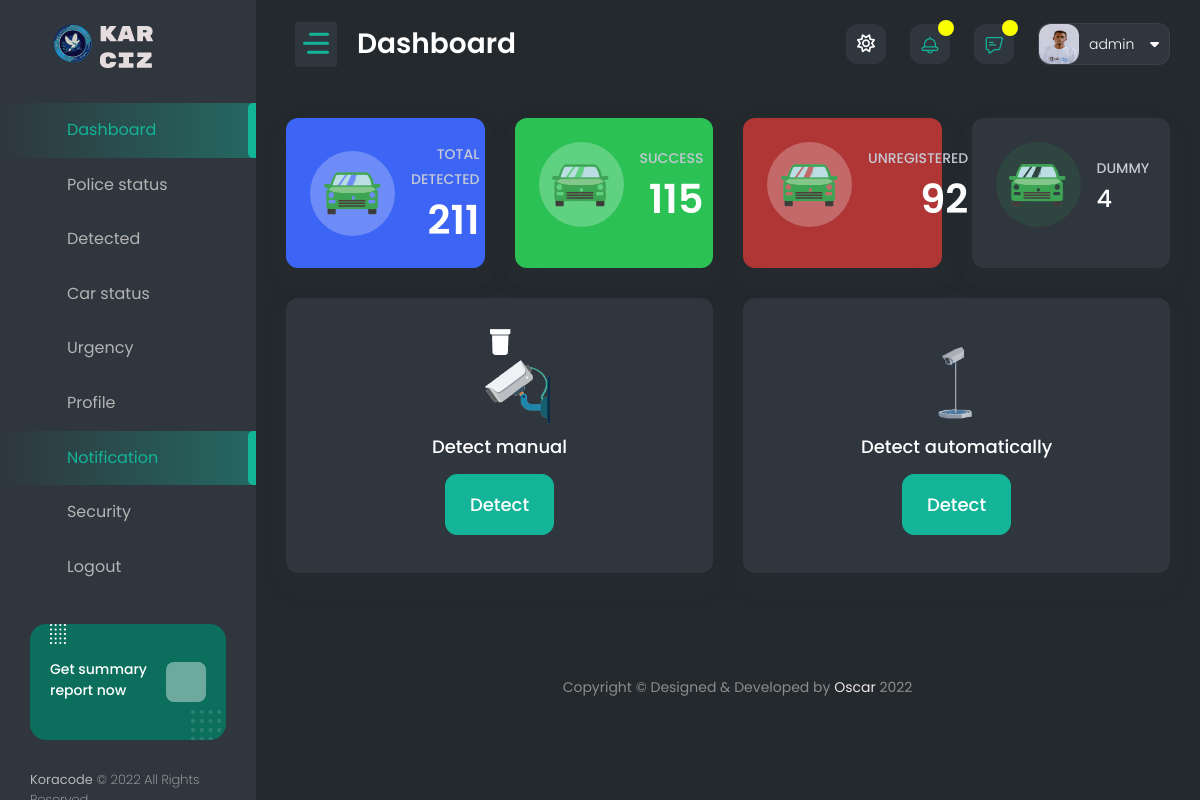
Screenshot of /dashboard/ (signed in) with the database file from the repository.
### authentication/models.py (models this page shows, shortened)
class Profile(models.Model):
    user = models.OneToOneField(User, on_delete=models.CASCADE)
    user_image = models.ImageField(upload_to='images/', default='profile.png', )
    date_of_birth = models.DateField(max_length=250, blank=True, null=True)
    id_number = models.PositiveIntegerField(blank=True, null=True)
    email = models.EmailField(blank=True, null=True)
    rank = models.CharField(max_length=50, blank=True, null=True)
    residence = models.CharField(max_length=50, blank=True, null=True)

class User(AbstractBaseUser):
    name = models.CharField(max_length=255, null=False)
    phone_number = PhoneNumberField(unique=True)
    is_verified = models.BooleanField(default=False)
    is_verified_police = models.BooleanField(default=False)
    is_two_f_enable = models.BooleanField(default=False)
    is_active = models.BooleanField(default=True)
    staff = models.BooleanField(default=False)
    admin = models.BooleanField(default=False)
    USERNAME_FIELD = 'phone_number'
    REQUIRED_FIELDS = ['name']
    objects = UserManager()

### authentication/decorators.py (the view)
    def wrapper_func(request, *args, **kwargs):
        if request.user.is_authenticated and not request.user.is_verified_police:
            return redirect('unverified_police')
        else:
            return view_func(request, *args, **kwargs)

### authentication/context_processors.py (called while the page is built)
def extras(request):
    user = request.user
    if user.is_authenticated:
        police_req = Police_request.objects.filter(police=user).first()
        profile_police = get_object_or_404(Profile, user=user)
        user_small = user.name
        user_small = user_small.split(' ')
        user_small = user_small[0][:2].upper()
        police_req = police_req
    else:
        profile_police = None
        user_small = None
        police_req = None
    return {
        'profile': profile_police,
        'user': user,
        'user_small': user_small,
        'police_req': police_req
    }

def message_review(request):
    try:
        user = request.user
        message_all = Send_message.objects.filter(police_user=user)[:10]
        user_small = user.name
        user_small = user_small.split(' ')
        user_small = user_small[0][:2].upper()
    except:
        message_all = []
    return {
        'message_all': message_all,
        'user_small': user_small
    }

### authentication/views.py (called while the page is built)
@login_required(login_url='login')
@unauthenticated_user
def dashboard(request):
    user = request.user
    all_unregistered = Unregistered_car.objects.filter(police=user).count()
    all_dummy = Dummy.objects.filter(police=user).count()
    all_captured = Captured.objects.filter(police=user).count()
    all_detected = all_captured + all_dummy + all_unregistered
    context = {
        'user': user,
        'captured': all_detected,
        'success': all_captured,
        'dummy': all_dummy,
        'unregistered': all_unregistered,
    }
    return render(request, 'dashboard/home.html', context)

### authentication/templates/dashboard/home.html (shortened to what this page needs)
{% extends 'base.html' %}
{% load static %}
{% block content %}
    <div class="content-body">
			<div class="container-fluid">
				<div class="row">
                    <div class="col-xl-3 col-xxl-3 col-lg-3 col-sm-6">
						<div class="widget-stat card bg-info">
							<div class="card-body p-4">
								<div class="media">
									<span class="me-3">
										<img src="{% static 'dashboard/images/car.png' %}" style="height: 70px; width: 70px;">
									</span>
									<div class="media-body text-white text-end">
										<p class="mb-1">Total Detected</p>
                                        {% if captured %}
										<h3 class="text-white">{{ captured }}</h3>
                                        {% else %}
                                        <h3 class="text-white">0</h3>
                                        {% endif %}
									</div>
								</div>
							</div>
						</div>
                    </div>
					<div class="col-xl-3 col-xxl-3 col-lg-3 col-sm-6">
						<div class="widget-stat card bg-success">
							<div class="card-body p-4">
								<div class="media">
									<span class="me-3">
										<img src="{% static 'dashboard/images/car.png' %}" style="height: 70px; width: 70px;">
									</span>
									<div class="media-body text-white text-end">
										<p class="mb-1">Success</p>
                                        {% if success %}
										<h3 class="text-white">{{ success }}</h3>
                                        {% else %}
                                        <h3 class="text-white">0</h3>
                                        {% endif %}
									</div>
								</div>
							</div>
						</div>
                    </div>
                    <div class="col-xl-3 col-xxl-3 col-lg-3 col-sm-6">
						<div class="widget-stat card bg-danger">
							<div class="card-body  p-4">
								<div class="media">
									<span class="me-3">
										<img src="{% static 'dashboard/images/car.png' %}" style="height: 70px; width: 70px;">
									</span>
									<div class="media-body text-white text-end">
										<p class="mb-1">Unregistered</p>
                                        {% if unregistered %}
										<h3 class="text-white">{{ unregistered }}</h3>
                                        {% else %}
                                        <h3 class="text-white">0</h3>
                                        {% endif %}
									</div>
								</div>
							</div>
						</div>
                    </div>
                    <div class="col-xl-3 col-xxl-3 col-lg-3 col-sm-6">
                        <div class="widget-stat card">
							<div class="card-body p-4">
								<div class="media ai-icon">
									<span class="me-3 bgl-success text-success">
										<img src="{% static 'dashboard/images/car.png' %}" style="height: 70px; width: 70px;">
									</span>
									<div class="media-body">
										<p class="mb-1">Dummy</p>
                                        {% if dummy %}
										<h4 class="mb-0">{{ dummy }}</h4>
                                        {% else %}
                                        <h4 class="mb-0">0</h4>
                                        {% endif %}
									</div>
								</div>
							</div>
						</div>
                    </div>
                    <div class="col-xl-4 col-lg-12 col-xxl-6 col-sm-12">
						<div class="card">
                            <div class="card-body text-center ai-icon  text-primary">
								<img src="{% static 'cam.gif' %}" style="width: 100px; height: 100px;">
								<h4 class="my-2">Detect manual</h4>
								<a href="{% url 'detect_car' %}" class="btn my-2 btn-primary btn-lg px-4"> Detect</a>
							</div>
						</div>
					</div>
                    <div class="col-xl-4 col-lg-12 col-xxl-6 col-sm-12">
						<div class="card">
                            <div class="card-body text-center ai-icon  text-primary">
								<img src="{% static 'cameranew.gif' %}" style="width: 100px; height: 100px;">
								<h4 class="my-2">Detect automatically</h4>
								<a href="{% url 'automatic_detect_car' %}" class="btn my-2 btn-primary btn-lg px-4"> Detect</a>
							</div>
						</div>
					</div>
				</div>
            </div>
        </div>
{% endblock %}

### templates/base.html (shortened to what this page needs)
<!DOCTYPE html>
<html lang="en">
<head>
    {% load static %}
	<link href="{% static 'dashboard/vendor/owl-carousel/owl.carousel.css' %}" rel="stylesheet">
    <link href="{% static 'dashboard/vendor/bootstrap-select/dist/css/bootstrap-select.min.css' %}" rel="stylesheet">
    <link href="{% static 'dashboard/css/style.css' %}" rel="stylesheet">
	<link href="{% static 'dashboard/cdn.lineicons.com/2.0/LineIcons.css' %}" rel="stylesheet">
</head>
<body>
    <div id="main-wrapper">
        <div class="nav-header">
            <a href="" class="brand-logo">
                <img class="logo-abbr" src="{% static 'home/images/policelogo.svg' %}" alt="" style="height: 120px; width: 120px; ">
                <img class="brand-title" src="{% static 'dashboard/images/logo-text-white.png' %}" alt="">
            </a>
            <div class="nav-control">
                <div class="hamburger">
                    <span class="line"></span><span class="line"></span><span class="line"></span>
                </div>
            </div>
        </div>
        <div class="header">
            <div class="header-content">
                <nav class="navbar navbar-expand">
                    <div class="collapse navbar-collapse justify-content-between">
                        <div class="header-left">
                            <div class="dashboard_bar">
                                Dashboard
                            </div>
                        </div>
                        <ul class="navbar-nav header-right">
							<li class="nav-item dropdown notification_dropdown">
                                <a class="nav-link bell dz-theme-mode active" href="javascript:void(0);">
									<i id="icon-light" class="far fa-sun"></i>
                                </a>
							</li>
                            <li class="nav-item dropdown notification_dropdown">
                                <a class="nav-link  ai-icon" href="javascript:;" role="button" data-bs-toggle="dropdown">
									<div class="pulse-css"></div>
                                </a>
                            </li>
                            <li class="nav-item dropdown notification_dropdown">
                                <a class="nav-link bell bell-link" href="javascript:;">
									<div class="pulse-css"></div>
                                </a>
							</li>
                            <li class="nav-item dropdown header-profile">
                                <a class="nav-link" href="" role="button" data-bs-toggle="dropdown">
                                    <img src="{{ profile.user_image.url }}" width="20" alt=""/>
									<div class="header-info">
										<span>{{ user.name }}<i class="fa fa-caret-down ms-3" aria-hidden="true"></i></span>
									</div>
                                </a>
                            </li>
                        </ul>
                    </div>
                </nav>
            </div>
        </div>
        <div class="deznav">
            <div class="deznav-scroll">
				<ul class="metismenu" id="menu">
                    <li><a class="ai-icon" href="{% url 'dashboard' %}" aria-expanded="false">
							<i class="flaticon-layout"></i>
							<span class="nav-text">Dashboard</span>
						</a>
                    </li>
                    <li><a class="ai-icon" href="{% url 'police_profile' %}" aria-expanded="false">
						<i class="flaticon-monitor"></i>
							<span class="nav-text">Police status</span>
						</a>
                    </li>
                    <li><a class="ai-icon" href="{% url 'all_car_detection' %}" aria-expanded="false">
							<i class="flaticon-bar-chart-1"></i>
							<span class="nav-text">Detected</span>
						</a>
                    <li><a class="ai-icon" href="{% url 'charged_car_detected' %}" aria-expanded="false">
							<i class="flaticon-bar-chart-1"></i>
							<span class="nav-text">Car status</span>
						</a>
                    </li>
                    <li><a class="ai-icon" href="{% url 'urgence_car' %}" aria-expanded="false">
							<i class="flaticon-web"></i>
							<span class="nav-text">Urgency</span>
						</a>
                    </li>
                    <li><a class="ai-icon" href="{% url 'police_profile' %}" aria-expanded="false">
							<i class="flaticon-plugin"></i>
							<span class="nav-text">Profile</span>
						</a>
                    </li>
                    <li><a href="" class="ai-icon" aria-expanded="false">
							<i class="flaticon-admin"></i>
							<span class="nav-text">Notification</span>
						</a>
					</li>
                    <li><a class="ai-icon" href="{% url 'enable_two_f' %}" aria-expanded="false">
							<i class="flaticon-contract"></i>
							<span class="nav-text">Security</span>
						</a>
                    </li>
                    <li><a class="ai-icon" href="{% url 'logout' %}" aria-expanded="false">
							<i class="flaticon-table"></i>
							<span class="nav-text">Logout</span>
						</a>
                    </li>
                </ul>
				<div class="plus-box">
					<p class="fs-15 font-w500 mb-1">Get summary report now</p>
					<a class="text-white fs-26" href="javascript:;"><i class="las la-long-arrow-alt-right"></i></a>
				</div>
				<div class="copyright">
					<p class="fs-13 font-w200"><strong class="font-w400">Koracode</strong> © 2022 All Rights Reserved</p>
				</div>
			</div>
        </div>
        {% block content %}
        {% endblock %}
        <div class="footer">
            <div class="copyright">
                <p>Copyright © Designed &amp; Developed by <a href="https://www.facebook.com/koracode/" target="_blank">Oscar</a> 2022</p>
            </div>
        </div>
    </div>
</body>
</html>

### rows the page displays
Profile: user_image (picture)
User: name "admin"

### other values shown
{{ captured }} "211"
{{ success }} "115"
{{ unregistered }} "92"
{{ dummy }} "4"
